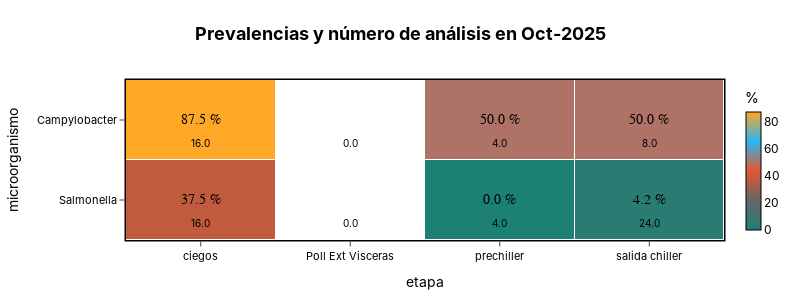

The notebook cell saved with this chart:
### Code cell
last_month=micro_month["month"].max()
fig =plot_heatmap(
    df=micro_month[micro_month["month"] == last_month],
    x_col="etapa",
    y_col="microorganismo",
    value_col="prev",
    secondary_col="n_analysis",
    secondary_aggfunc="sum",
    aggfunc="mean",
    x_order= ["ciegos", "Poll Ext Visceras", "prechiller", "salida chiller"],
    value_unit="%",
    decimals_value=1,
    unit_position="suffix",
    secondary_prefix="",
    #colorscale="Blues",
    title=f"<b>Prevalencias y número de análisis en {last_month}</b>",
    show_secondary_labels=True,
    secondary_position="bottom",
    font_color="black",
    center_font_size=14,
    secondary_font_size=10,
    width=800,
    height=300,
    transparent_bg=True,
)
fig.show()
s3.save_plotly_html(fig, "prevalencia_heatmap.html")

### Figure 1 — Plotly figure (JSON) as saved in the notebook; plotly's stock layout.template omitted (floating-point values rounded to 4 significant figures)
{"data": [{"colorbar": {"outlinecolor": "black", "outlinewidth": 1, "thickness": 15, "tickfont": {"color": "black"}, "title": {"font": {"color": "black"}, "text": "%"}}, "colorscale": [[0, "#1C8074"], [0.25, "#666666"], [0.5, "#E4572E"], [0.75, "#29B6F6"], [1, "#FFA726"]], "customdata": [[16, 0, 4, 8], [16, 0, 4, 24]], "hovertemplate": "<b>etapa:</b> %{x}<br><b>microorganismo:</b> %{y}<br><b>prev:</b> %{text}<br><b>n_analysis:</b> %{customdata:.1f}<extra></extra>", "text": [["87.5 %", "", "50.0 %", "50.0 %"], ["37.5 %", "", "0.0 %", "4.2 %"]], "type": "heatmap", "x": ["ciegos", "Poll Ext Visceras", "prechiller", "salida chiller"], "xgap": 1, "y": ["Campylobacter", "Salmonella"], "ygap": 1, "z": [[87.5, null, 50, 50], [37.5, null, 0, 4.167]], "zmax": 87.5, "zmin": 0}], "layout": {"annotations": [{"font": {"color": "black", "family": "Arial", "size": 14}, "showarrow": false, "text": "87.5 %", "x": "ciegos", "y": "Campylobacter"}, {"font": {"color": "black", "size": 10}, "showarrow": false, "text": "16.0", "x": "ciegos", "xanchor": "center", "xshift": 0, "y": "Campylobacter", "yanchor": "top", "yshift": -15}, {"font": {"color": "black", "size": 10}, "showarrow": false, "text": "0.0", "x": "Poll Ext Visceras", "xanchor": "center", "xshift": 0, "y": "Campylobacter", "yanchor": "top", "yshift": -15}, {"font": {"color": "black", "family": "Arial", "size": 14}, "showarrow": false, "text": "50.0 %", "x": "prechiller", "y": "Campylobacter"}, {"font": {"color": "black", "size": 10}, "showarrow": false, "text": "4.0", "x": "prechiller", "xanchor": "center", "xshift": 0, "y": "Campylobacter", "yanchor": "top", "yshift": -15}, {"font": {"color": "black", "family": "Arial", "size": 14}, "showarrow": false, "text": "50.0 %", "x": "salida chiller", "y": "Campylobacter"}, {"font": {"color": "black", "size": 10}, "showarrow": false, "text": "8.0", "x": "salida chiller", "xanchor": "center", "xshift": 0, "y": "Campylobacter", "yanchor": "top", "yshift": -15}, {"font": {"color": "black", "family": "Arial", "size": 14}, "showarrow": false, "text": "37.5 %", "x": "ciegos", "y": "Salmonella"}, {"font": {"color": "black", "size": 10}, "showarrow": false, "text": "16.0", "x": "ciegos", "xanchor": "center", "xshift": 0, "y": "Salmonella", "yanchor": "top", "yshift": -15}, {"font": {"color": "black", "size": 10}, "showarrow": false, "text": "0.0", "x": "Poll Ext Visceras", "xanchor": "center", "xshift": 0, "y": "Salmonella", "yanchor": "top", "yshift": -15}, {"font": {"color": "black", "family": "Arial", "size": 14}, "showarrow": false, "text": "0.0 %", "x": "prechiller", "y": "Salmonella"}, {"font": {"color": "black", "size": 10}, "showarrow": false, "text": "4.0", "x": "prechiller", "xanchor": "center", "xshift": 0, "y": "Salmonella", "yanchor": "top", "yshift": -15}, {"font": {"color": "black", "family": "Arial", "size": 14}, "showarrow": false, "text": "4.2 %", "x": "salida chiller", "y": "Salmonella"}, {"font": {"color": "black", "size": 10}, "showarrow": false, "text": "24.0", "x": "salida chiller", "xanchor": "center", "xshift": 0, "y": "Salmonella", "yanchor": "top", "yshift": -15}], "font": {"color": "black", "family": "Inter, Arial, sans-serif"}, "height": 300, "margin": {"b": 60, "l": 60, "r": 60, "t": 80}, "paper_bgcolor": "rgba(0,0,0,0)", "plot_bgcolor": "rgba(0,0,0,0)", "title": {"font": {"color": "black", "size": 18}, "text": "<b><b>Prevalencias y número de análisis en Oct-2025</b><b>", "x": 0.5}, "width": 800, "xaxis": {"gridcolor": "rgba(0,0,0,0)", "linecolor": "black", "linewidth": 1.5, "mirror": true, "showline": true, "side": "bottom", "tickfont": {"color": "black", "size": 11}, "ticklen": 5, "ticks": "outside", "title": {"text": "etapa"}}, "yaxis": {"autorange": "reversed", "gridcolor": "rgba(0,0,0,0)", "linecolor": "black", "linewidth": 1.5, "mirror": true, "showline": true, "tickfont": {"color": "black", "size": 11}, "ticklen": 5, "ticks": "outside", "title": {"text": "microorganismo"}}}}
